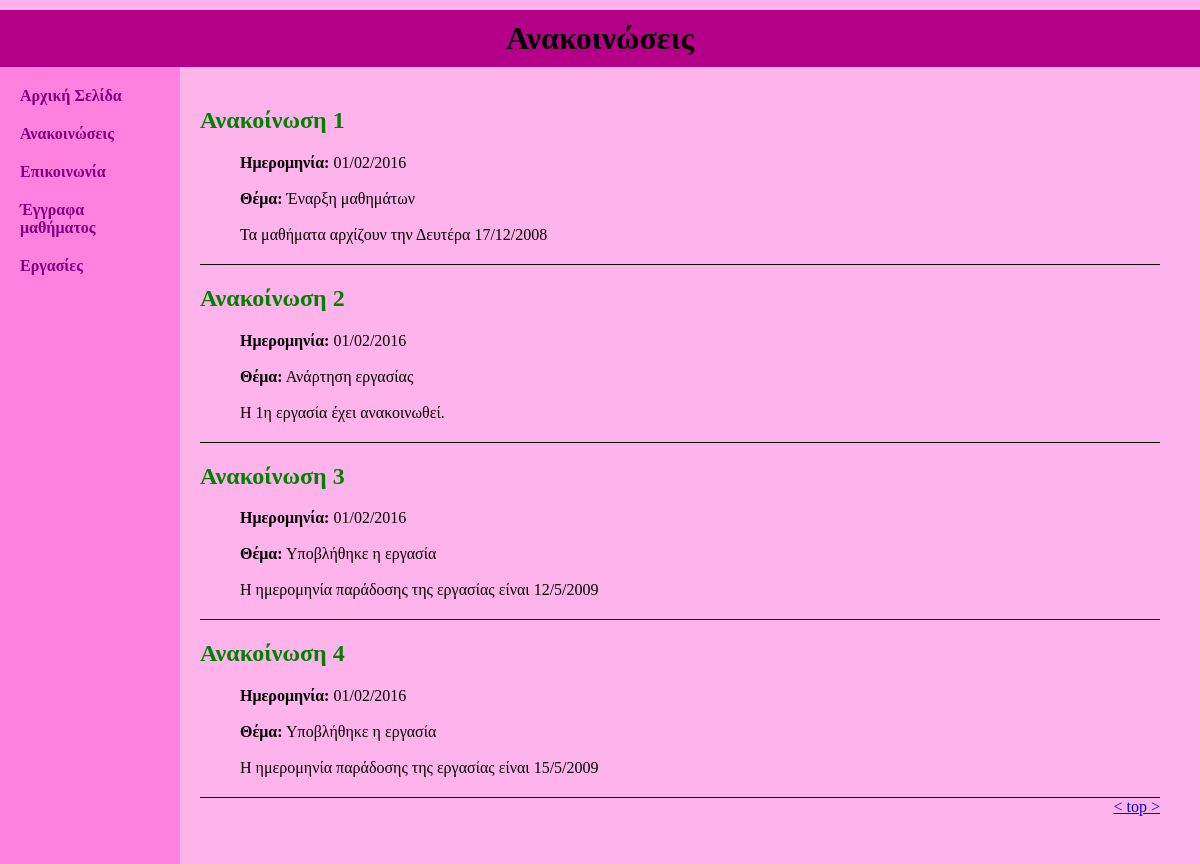
/announcement.php (signed in), run on the app's committed database.
### tables this page shows
CREATE TABLE `announcements` (
`id` int(11) NOT NULL,
  `date` text NOT NULL,
  `subject` text NOT NULL,
  `desc` text NOT NULL
);

### announcement.php (the view, shortened to what this page needs)
<!DOCTYPE html>
<html>
    <head>
        <link rel="stylesheet" href="main.css">
    </head>
    <body>
    <div name="top" class="header">
        <h1> Ανακοινώσεις </h1>
    </div>
   <div class="navigation">
        <ul>
            <li><a href="index.php">Αρχική Σελίδα</a></li>
            <li><a href="announcement.php">Ανακοινώσεις</a></li>
            <li><a href="communication.php">Επικοινωνία</a></li>
            <li><a href="documents.php">Έγγραφα μαθήματος</a></li>
            <li><a href="homework.php">Εργασίες</a></li>
        </ul>
    </div>
    <div class="content">
    <?php
    include 'create-link.php';
    $query = "SELECT * FROM announcements";
    $results = mysqli_query($link, $query);
    if ($_SESSION['role'] == 'Student') {
        while ($row = mysqli_fetch_row($results)) { ?>
         <div class="announcement">
        <h2>Ανακοίνωση <?php echo $row[0]; ?></h2>
        <ul>
        <li><strong>Ημερομηνία:</strong> <?php echo $row[1]; ?> </li><br>
        <li><strong>Θέμα:</strong> <?php echo $row[2]; ?></li> <br>
        <?php echo $row[3]; ?>
        </ul>
    </div>
       <?php }
    }else {
        while ($row = mysqli_fetch_row($results)) { ?>
         <div class="announcement">
        <h2>Ανακοίνωση <?php echo $row[0]; ?> <a href="delete-ann.php?id=<?php echo $row[0]; ?>">[διαγραφή]</a><a href="add-new-announ.php?id=<?php echo $row[0]; ?>&type=edit">[επεξεργασία]</a></h2>
        <ul>
        <li><strong>Ημερομηνία:</strong> <?php echo $row[1]; ?></li> <br>
        <li><strong>Θέμα:</strong> <?php echo $row[2]; ?></li> <br>
        <?php echo $row[3]; ?>
        </ul>
    </div>
<?php } }    ?>
    <a id="top" href="#top">< top ></a>
    </div>
    </body>
</html>

### main.css (style rules this page uses)
body { margin: 0 auto; font-family: san-serif; background-color: #ffb3eb; }
.header { vertical-align: top; }
.header h1 { background-color: #b30086; margin: 0; margin-top: 10px; text-align: center; padding: 10px; }
.navigation { float: left; background-color: #ff80de; margin: 0px; width: 15%; min-height: 1000px; }
.navigation ul { list-style: none; padding:0; margin:20px; }
.navigation ul li { margin-top: 20px; text-decoration: none; }
.navigation ul li a { margin-top: 20px; text-decoration: none; color: purple; font-size: 100%; font-weight: bold; }
.content { float: left; height: 100%; background-color: #ffb3eb; width: 80%; padding: 20px; }
.announcement { border-bottom: solid 1px black; padding-bottom: 4px; }
.announcement ul { list-style: none; }
.announcement h2 { color: green; }
#top { float: right; }

### data on the page
announcements: id "1", date "01/02/2016", subject "Έναρξη μαθημάτων", desc "Τα μαθήματα αρχίζουν την Δευτέρα 17/12/2008"
announcements: id "2", date "01/02/2016", subject "Ανάρτηση εργασίας", desc "Η 1η εργασία έχει ανακοινωθεί."
announcements: id "3", date "01/02/2016", subject "Υποβλήθηκε η εργασία", desc "Η ημερομηνία παράδοσης της εργασίας είναι 12/5/2009"
announcements: id "4", date "01/02/2016", subject "Υποβλήθηκε η εργασία", desc "Η ημερομηνία παράδοσης της εργασίας είναι 15/5/2009"
